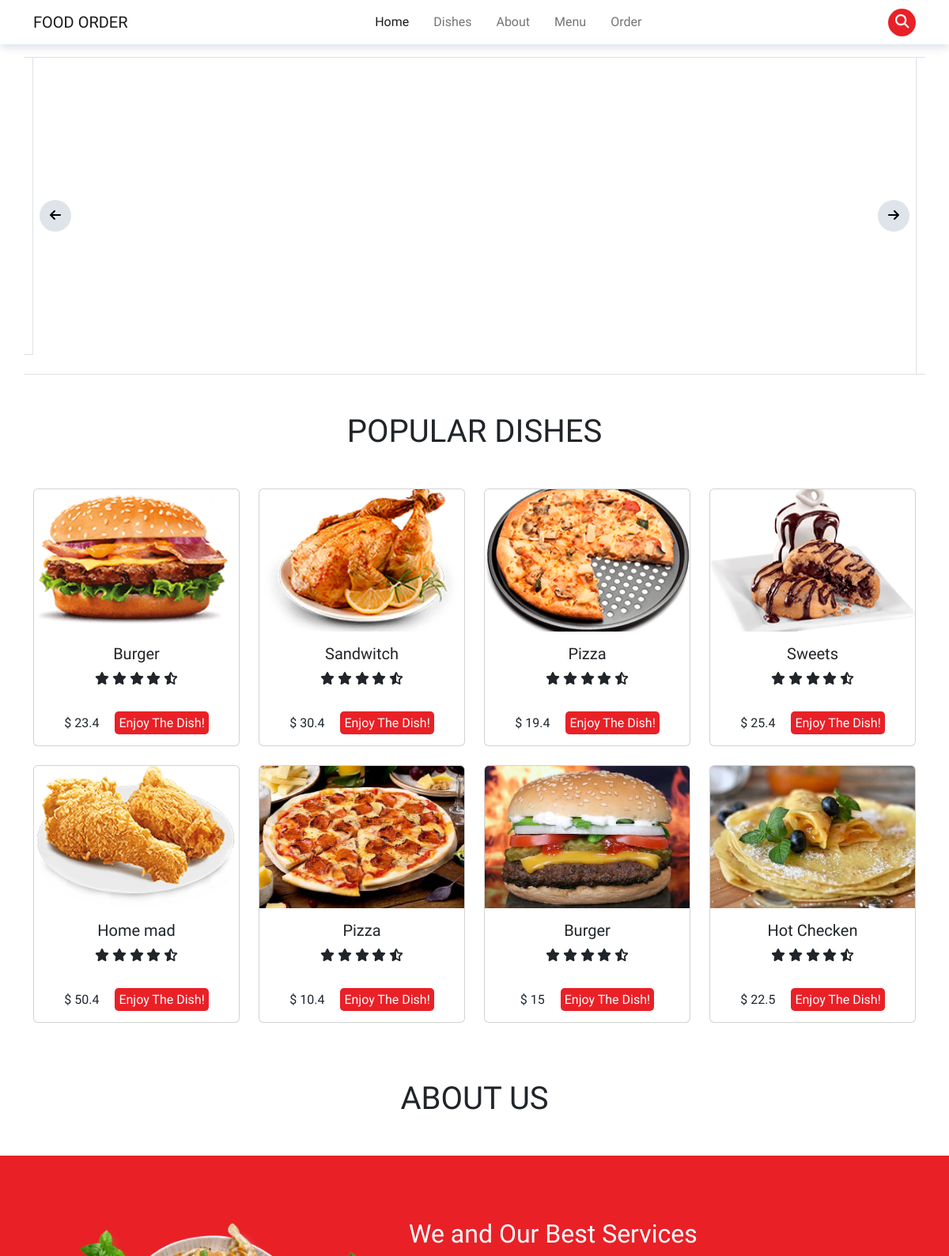
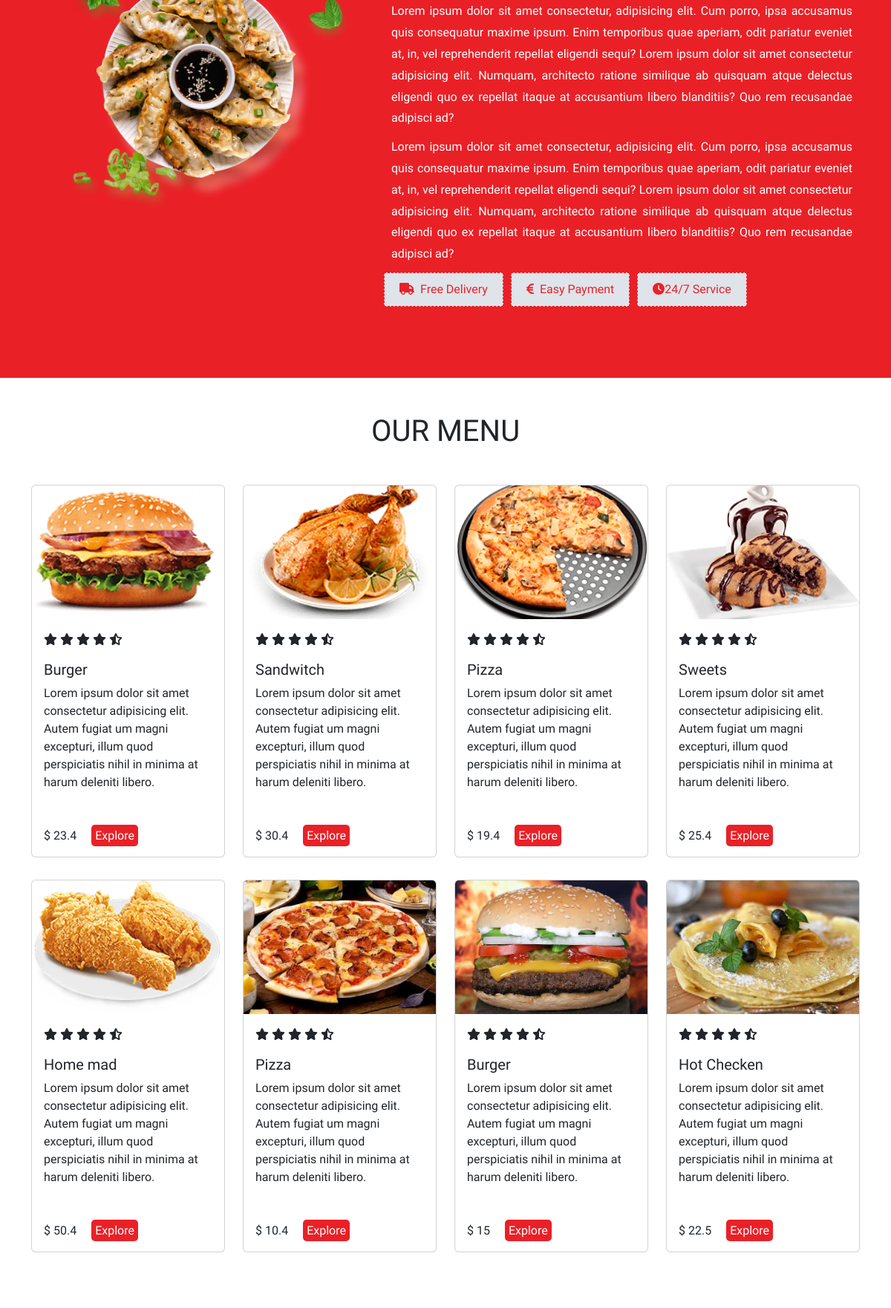
The page / (upper part) on the database its author committed (2 pictures, top to bottom).
### tables this page shows
CREATE TABLE menu 
(
    id INT NOT NULL AUTO_INCREMENT PRIMARY KEY,
    title VARCHAR(50),
    decription VARCHAR(600),
    price FLOAT NOT NULL,
    picture VARCHAR(50),
    status INT DEFAULT 1
);

### config/db.php (called while the page is built, shortened)
<?php
    class db
    {
        private $host = "localhost";
        private $user = "root";
        private $password = "";
        private $db_name = "food_order";
        public $mysql = "";
        public function __construct()
        {
           $this->mysql = new mysqli($this->host, $this->user, $this->password, $this->db_name);
        }
        public function select($query)
        {
            $sql = " $query ";
            $result = $this->mysql->query($sql);
            if($result)
            {
                return $result->fetch_all(MYSQLI_ASSOC);
            }else
            {
                return 0;
            }
        }
    }
?>

### index.php (the view, shortened to what this page needs)
<?php require_once("common/header.php") ?>
<?php include ("common/slider.php") ?>
    <div class="container" id="popular-dishes">
        <div class="my-5 text-center">
            <h1>POPULAR DISHES</h1>
        </div>
        <div class="row">
            <?php
                include "config/db.php";
                $obj = new db();
                $records = $obj->select("SELECT * FROM menu");
                if(count($records) > 0)
                {
                    foreach($records as $record)
                    {
            ?>
            <div class="col-md-3">
                <div class="card home-dish-card">
                <div class="dish-image text-center">
                    <img src="assets/images/<?php echo $record['picture']; ?>" class="card-img-top" alt="...">
                </div>
                <div class="card-body">
                    <h5 class="card-title"><?php echo $record['title']; ?></h5>
                    <p class="card-text">
                        <i class="fa-solid fa-star"></i>
                        <i class="fa-solid fa-star"></i>
                        <i class="fa-solid fa-star"></i>
                        <i class="fa-solid fa-star"></i>
                        <i class="fa-solid fa-star-half-stroke"></i>
                </p>
                </div>
                <div class="card-body">
                    <a href="#" class="card-link">$ <?php echo $record['price'] ?></a>
                    <a href="#" class="card-link">Enjoy The Dish!</a>
                </div>
                </div>
            </div>
            <?php
            }
            }else
            {
                echo "No product!";
            }
            ?>
        </div>
    </div>
</div>
<div class="row" id="about-us">
    <div class="col">
        <div class="my-5 text-center">
            <h1>ABOUT US</h1>
        </div>
    </div>
</div>
<div class="container-fluid about-wrapper">
<div class="container">
    <div class="row" >
        <div class="col-md-5">
            <div class="about-img">
                <img src="assets/images/about-img.png" alt="">
            </div>
        </div>
        <div class="col-md-7">
            <div class="about-us">
                <h2>We and Our Best Services</h2>
                <p>Lorem ipsum dolor sit amet consectetur, adipisicing elit. Cum porro, ipsa accusamus quis consequatur maxime ipsum. Enim temporibus quae aperiam, odit pariatur eveniet at, in, vel reprehenderit repellat eligendi sequi? Lorem ipsum dolor sit amet consectetur adipisicing elit. Numquam, architecto ratione similique ab quisquam atque delectus eligendi quo ex repellat itaque at accusantium libero blanditiis? Quo rem recusandae adipisci ad?</p>
                <p>Lorem ipsum dolor sit amet consectetur, adipisicing elit. Cum porro, ipsa accusamus quis consequatur maxime ipsum. Enim temporibus quae aperiam, odit pariatur eveniet at, in, vel reprehenderit repellat eligendi sequi? Lorem ipsum dolor sit amet consectetur adipisicing elit. Numquam, architecto ratione similique ab quisquam atque delectus eligendi quo ex repellat itaque at accusantium libero blanditiis? Quo rem recusandae adipisci ad?</p>
                <ul>
                    <li><i class="fa-solid fa-truck me-2"></i>Free Delivery</li>
                    <li><i class="fa-solid fa-euro-sign me-2"></i>Easy Payment</li>
                    <li><i class="fa-solid fa-clock m2-2"></i>24/7 Service</li>
                </ul>
            </div>
        </div>
    </div>
</div>
</div>
  <div class="container" id="menu">
        <div class="my-5 text-center">
            <h1>OUR MENU</h1>
        </div>
        <div class="row" >
            <?php
                $menus = $obj->select("SELECT * FROM menu");
                if(count($menus) > 0)
                {
                    foreach($menus as $menu)
                    {
            ?>
                <div class="col-md-3">
                <div class="card menu-card">
                <div class="dish-image text-center">
                    <img src="assets/images/<?php echo $menu['picture']; ?>" class="card-img-top" alt="...">
                </div>
                <div class="card-body">
                    <p class="card-text">
                        <i class="fa-solid fa-star"></i>
                        <i class="fa-solid fa-star"></i>
                        <i class="fa-solid fa-star"></i>
                        <i class="fa-solid fa-star"></i>
                        <i class="fa-solid fa-star-half-stroke"></i>
                    </p>
                    <h5 class="card-title"><?php echo $menu['title'] ?></h5>
                    <p><?php echo $menu['decription']; ?></p>
                </div>
                <div class="card-body">
                    <a href="#" class="card-link">$ <?php echo $menu['price']; ?></a>
                    <a href="#" class="card-link">Explore</a>
                </div>
                </div>
            </div>
            <?php
            }
            }else{
                echo "No dish on menu!";
            }
            ?>
        </div>
    </div>
<?php require_once("common/footer.php") ?>

### common/header.php (shortened to what this page needs)
<!DOCTYPE html>
<html lang="en">
<head>
    <?php include("links.php"); ?>
</head>
<body style="overflow-x: hidden">
    <?php include("navbar.php"); ?>

### common/links.php (shortened to what this page needs)
<link rel="stylesheet" href="assets/css/bootstrap.css">
<link rel="stylesheet" href="assets/css/all.min.css">
<link rel="stylesheet" href="assets/css/style.css">
<link rel="stylesheet" href="assets/js/slik/slick/slick.css">
<link rel="stylesheet" href="assets/js/slik/slick/slick-theme.css">

### common/navbar.php (shortened to what this page needs)
<nav class="navbar navbar-expand-lg ">
  <div class="container">
    <a class="navbar-brand" href="#">FOOD ORDER</a>
    <div class="collapse navbar-collapse" id="navbarSupportedContent">
      <ul class="navbar-nav mx-auto mb-2 mb-lg-0">
        <li class="nav-item "><a class="nav-link active" aria-current="page" href="">Home</a></li>
        <li class="nav-item"><a class="nav-link " href="#popular-dishes">Dishes</a></li>
        <li class="nav-item"><a class="nav-link" href="#about-us">About</a></li>
        <li class="nav-item"><a class="nav-link" href="#menu">Menu</a></li>
        <li class="nav-item"><a class="nav-link" href="#order">Order</a></li>
      </ul>
        <button class="search-btn"><i class="fa-solid fa-magnifying-glass"></i></button>
    </div>
  </div>
</nav>

### common/slider.php (shortened to what this page needs)
<div class="container-fluid">
    <div class="container position-relative">
        <div class="row slider-main-body mt-3">
            <div class="col-12">
            <div class="row slider-row border">
                </div>
            </div>
            <div class="col-12">
            <div class="row slider-row border">
                </div>
            </div>
            <div class="col-12">
            <div class="row slider-row border">
                </div>
            </div>
        </div>
        <div class="col-12 slider-controls">
            <button id="prev"><i class="fa-solid fa-arrow-left"></i></button>
            <button id="next"><i class="fa-solid fa-arrow-right"></i></button>
        </div>
    </div>

### common/footer.php (shortened to what this page needs)
</body>
</html>

### assets/css/style.css (style rules this page uses)
:root { --red: #EA2027; --red-300: #ff7675; --purple: #6F1E51; --black: rgb(30, 39, 46); --white: #fff; --gray: #dfe4ea; --gray-200: #f1f2f6; --gray-100: #ffffff; }
* { font-family: 'Inter Tight', sans-serif; transition: all 0.3s ease; }
.navbar-expand-lg { box-shadow: 0 5px 10px var(--gray); }
.search-btn { border: none; outline: none; width: 35px; height: 35px; border-radius: 50%; background-color: var(--red); color: var(--white); font-size: 1.1em; }
.nav-link { padding: 3px 8px; border-radius: 10px; margin-right: 15px }
.slider-main-body { overflow: hidden; }
.slider-controls { height: 100%; position: absolute; top: 0; left: 0; display: flex; justify-content: space-between; align-items: center; padding: 0 20px; }
.slider-controls button { width: 40px; height: 40px; border-radius: 50%; border: none; outline: none; background-color: var(--gray); }
.home-dish-card { text-align: center; margin-bottom: 24px; }
.home-dish-card .card-body a { text-decoration: none; color: var(--black); }
.home-dish-card .card-body a:nth-child(2) { background-color: var(--red); color: var(--white); padding: 5px; border-radius: 5px; }
.dish-image { height: 180px; overflow: hidden; width: 100%; }
.dish-image img { width: 100%; height: 180px; object-fit: cover; object-position: center; }
.about-wrapper { background-color: var(--red); color: var(--gray-100); padding: 80px 0; }
.about-img img { width: 100%; }
.about-us h2, .about-us p { margin: 0; }
.about-us p { text-align: justify; margin: 10px; line-height: 1.8; }
.about-us ul { display: flex; list-style: none; gap: 0 10px; padding: 0; }
.about-us ul li { padding: 10px 20px; background-color: var(--gray); color: var(--red); border: 1px dashed var(--red) }
.menu-card { margin-bottom: 30px; }
.menu-card .card-body a { text-decoration: none; color: var(--black); }
.menu-card .card-body a:nth-child(2) { background-color: var(--red); color: var(--white); padding: 5px; border-radius: 5px; }

### rows shown on the page
menu: picture (picture), title "Burger", price "23.4", decription "Lorem ipsum dolor sit amet consectetur adipisicing elit. Autem fugiat um magni excepturi, illum quod perspiciatis nihil in minima at harum deleniti libero."
menu: picture (picture), title "Sandwitch", price "30.4", decription "Lorem ipsum dolor sit amet consectetur adipisicing elit. Autem fugiat um magni excepturi, illum quod perspiciatis nihil in minima at harum deleniti libero."
menu: picture (picture), title "Pizza", price "19.4", decription "Lorem ipsum dolor sit amet consectetur adipisicing elit. Autem fugiat um magni excepturi, illum quod perspiciatis nihil in minima at harum deleniti libero."
menu: picture (picture), title "Sweets", price "25.4", decription "Lorem ipsum dolor sit amet consectetur adipisicing elit. Autem fugiat um magni excepturi, illum quod perspiciatis nihil in minima at harum deleniti libero."
menu: picture (picture), title "Home mad", price "50.4", decription "Lorem ipsum dolor sit amet consectetur adipisicing elit. Autem fugiat um magni excepturi, illum quod perspiciatis nihil in minima at harum deleniti libero."
menu: picture (picture), title "Pizza", price "10.4", decription "Lorem ipsum dolor sit amet consectetur adipisicing elit. Autem fugiat um magni excepturi, illum quod perspiciatis nihil in minima at harum deleniti libero."
menu: picture (picture), title "Burger", price "15", decription "Lorem ipsum dolor sit amet consectetur adipisicing elit. Autem fugiat um magni excepturi, illum quod perspiciatis nihil in minima at harum deleniti libero."
menu: picture (picture), title "Hot Checken", price "22.5", decription "Lorem ipsum dolor sit amet consectetur adipisicing elit. Autem fugiat um magni excepturi, illum quod perspiciatis nihil in minima at harum deleniti libero."
